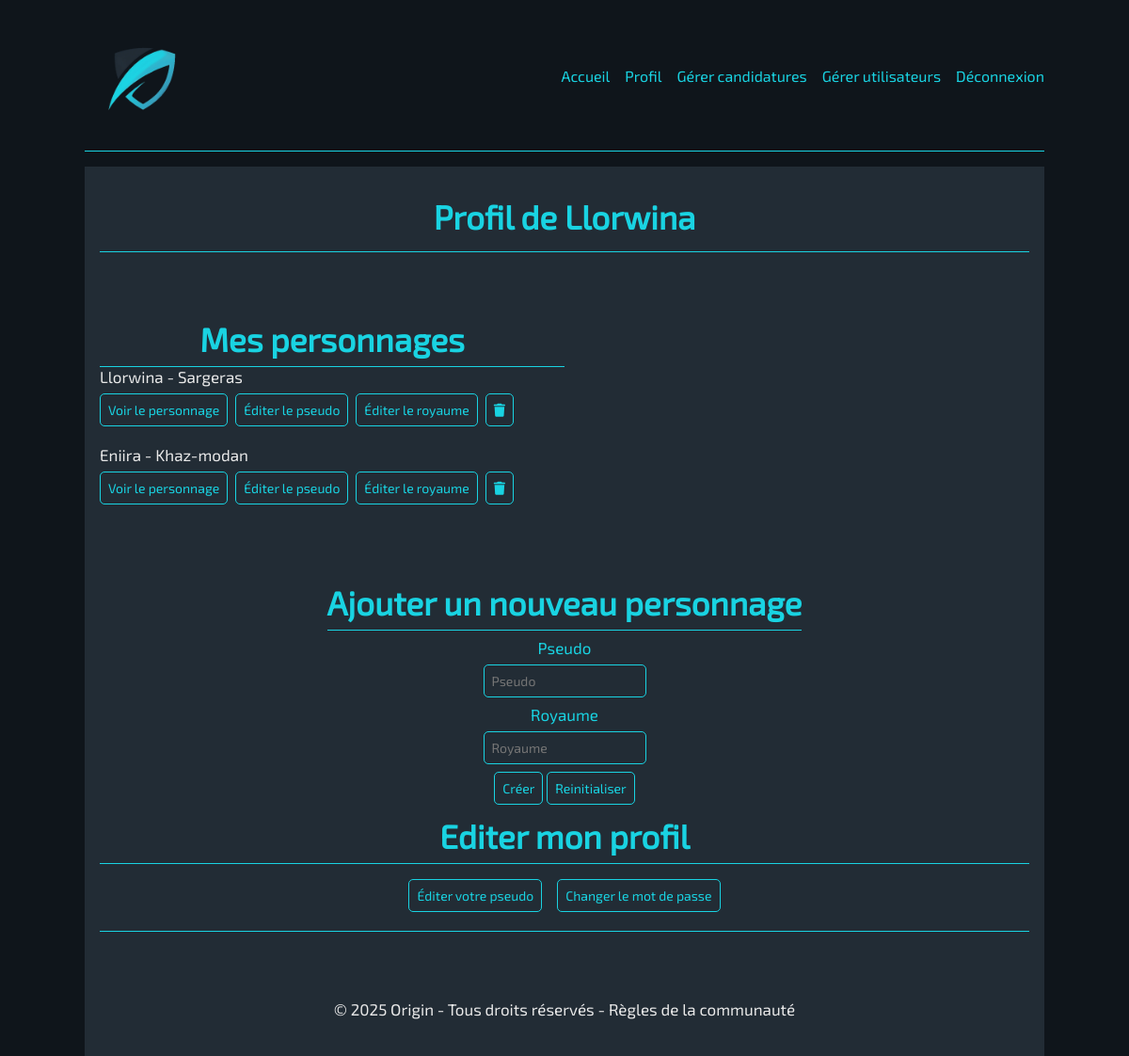
/?action=profil (signed in), run on the app's committed database.
### tables this page shows
CREATE TABLE `membre` (
  `id_membre` int(11) NOT NULL,
  `pseudo` varchar(50) NOT NULL,
  `email` varchar(120) NOT NULL,
  `mot_de_passe` varchar(255) NOT NULL,
  `role` enum('Membre','Titan','Moderateur','Admin') NOT NULL
);

CREATE TABLE `personnage` (
  `pseudo_personnage` varchar(50) NOT NULL,
  `royaume` varchar(50) NOT NULL,
  `id_membre` int(11) NOT NULL,
  `id_personnage` int(11) NOT NULL
);

### controleur/profil_ctr.php (called while the page is built, shortened)
<?php
require_once RACINE . "/modele/membre_bdd.inc.php";
require_once RACINE . "/modele/personnage_bdd.inc.php";
    $email = recupererMailConnecte();
    $membre = recupererMailMembre($email);
    $id_membre = $membre["id_membre"];
    $pseudo = $membre["pseudo"];
    $id_personnage = recupererIdPersonnageParIdMembre($id_membre);
    $pseudo_personnage = recupererPseudoPersonnageParIdMembre($id_membre);
    $royaume_personnage = recupererRoyaumeParIdMembre($id_membre);
    include RACINE . "/vue/header.php";
    include RACINE . "/vue/profil.php";
    include RACINE . "/vue/footer.php";
    exit;

### index.php (called while the page is built, shortened)
<?php
$action = "defaut";
if (isset($_GET["action"])) {
    $action = $_GET["action"];
}
$fichier = navigation($action);
require(RACINE . "/controleur/" . $fichier);

### modele/membre_bdd.inc.php (called while the page is built, shortened)
<?php
function recupererMailMembre($email)
{
    try {
        $connexion = connexionBdd();
        $requete = $connexion->prepare("SELECT * FROM `membre` WHERE email=:email");
        $requete->bindValue(":email", $email, PDO::PARAM_STR);
        $requete->execute();
        $resultat = $requete->fetch(PDO::FETCH_ASSOC);
    } catch (PDOException $erreur) {
        throw new Exception("Erreur: " . $erreur->getMessage());
    }
    return $resultat;
}

### modele/personnage_bdd.inc.php (called while the page is built, shortened)
<?php
function recupererIdPersonnageParIdMembre($id_membre)
{
    try {
        $connexion = connexionBdd();
        $requete = $connexion->prepare("SELECT `id_personnage` FROM `personnage` WHERE id_membre=:id_membre");
        $requete->bindValue(":id_membre", $id_membre, PDO::PARAM_INT);
        $requete->execute();
        $resultat = $requete->fetchAll(PDO::FETCH_ASSOC);
    } catch (PDOException $erreur) {
        throw new Exception("Erreur: " . $erreur->getMessage());
    }
    return $resultat;
}
function recupererPseudoPersonnageParIdMembre($id_membre)
{
    try {
        $connexion = connexionBdd();
        $requete = $connexion->prepare("SELECT `pseudo_personnage` FROM `personnage` WHERE id_membre=:id_membre");
        $requete->bindValue(":id_membre", $id_membre, PDO::PARAM_INT);
        $requete->execute();
        $resultat = $requete->fetchAll(PDO::FETCH_ASSOC);
    } catch (PDOException $erreur) {
        throw new Exception("Erreur: " . $erreur->getMessage());
    }
    return $resultat;
}
function recupererRoyaumeParIdMembre($id_membre)
{
    $resultat = array();
    try {
        $connexion = connexionBdd();
        $requete = $connexion->prepare("SELECT `royaume` FROM `personnage` WHERE id_membre=:id_membre");
        $requete->bindValue(":id_membre", $id_membre, PDO::PARAM_INT);
        $requete->execute();
        $resultat =$requete->fetchAll(PDO::FETCH_ASSOC);
    } catch (PDOException $erreur) {
        throw new Exception("Erreur: " . $erreur->getMessage());
    }
    return $resultat;
}

### vue/profil.php (the view, shortened to what this page needs)
<main class="container">
    <h1 class="titre">Profil de <?= ucfirst($pseudo) ?></h1>
    <section id="mes_personnages">
        <div class="liste_personnages">
            <h2>Mes personnages</h2>
            <ul>
                <?php for ($i = 0; $i < count($pseudo_personnage); $i++): ?>
                    <?php $id = $id_personnage[$i]["id_personnage"]; ?>
                    <li>
                        <p><?= htmlspecialchars_decode(ucfirst($pseudo_personnage[$i]["pseudo_personnage"])), " - ", htmlspecialchars_decode(ucfirst($royaume_personnage[$i]["royaume"])); ?></p>
                        <div class="boutons_edition">
                            <button class="visualiser_personnage bouton" data-pseudo="<?= htmlspecialchars_decode(lcfirst($pseudo_personnage[$i]["pseudo_personnage"])); ?>" data-royaume="<?= htmlspecialchars_decode(lcfirst($royaume_personnage[$i]["royaume"])); ?>" data-id="<?= $id ?>" aria-label="Voir le personnage <?= ucfirst($pseudo_personnage[$i]["pseudo_personnage"]) ?>">Voir le personnage</button>
                            <button class="editer bouton" data-id="<?= $id; ?>" data-type="pseudo" aria-label="Editer le pseudo du personnage <?= ucfirst($pseudo_personnage[$i]["pseudo_personnage"]) ?>">Éditer le pseudo</button>
                            <button class="editer bouton" data-id="<?= $id; ?>" data-type="royaume" aria-label="Editer le royaume du personnage <?= ucfirst($pseudo_personnage[$i]["pseudo_personnage"]) ?>">Éditer le royaume</button>
                            <form action="./?action=profil" method="POST">
                                <button class="bouton supprimer" type="submit" name="supprimer_personnage" aria-label="Bouton de suppression pour le personnage <?= ucfirst($pseudo_personnage[$i]["pseudo_personnage"]), " ", ucfirst($royaume_personnage[$i]["royaume"]); ?>"><i class="fa-solid fa-trash"></i></button>
                            </form>
                        </div>
                    </li>
                <?php endfor; ?>
            </ul>
        </div>
    </section>
    <section id="ajout_personnage">
        <form action="./?action=profil" method="post">
            <fieldset class="fieldset_profil">
                <legend>
                    <h2>Ajouter un nouveau personnage</h2>
                </legend>
                <label for="pseudo">Pseudo</label>
                <p><input type="text" name="creation_pseudo" placeholder="Pseudo" required></p>
                <label for="royaume">Royaume</label>
                <p><input type="text" name="creation_royaume" placeholder="Royaume" required></p>
                <button class="bouton" type="submit" aria-label="Créer un nouveau personnage">Créer</button>
                <button class="bouton" type="reset" aria-label="Réinitialiser les champs">Reinitialiser</button>
            </fieldset>
        </form>
    </section>
    <h2>Editer mon profil</h2>
    <section id="reglages_compte">
        <div class="edition_pseudo_compte">
            <button class="editer bouton" data-id="<?= $id_membre; ?>" data-type="pseudo_compte" aria-label="Editer votre pseudo">Éditer votre pseudo</button>
        </div>
        <div class="edition_mot_de_passe">
            <button class="editer bouton" data-id="<?= $id_membre; ?>" data-type="changer_mdp" aria-label="Changer le mot de passe de votre compte">Changer le mot de passe</button>
        </div>
    </section>
</main>

### public/css/style-min.css (style rules this page uses)
:root { --fond:#222c35;--text_color:#19d3e2;--content_color:#e9e9e9;--hover:#ffffff;--font:"Exo 2" }
* { margin:0;padding:0 }
ul { list-style-type:none }
body { background-color:#0f151b;height:100vh;background-size:cover;background-clip:content-box;background-attachment:fixed;color:var(--text_color);font-family:"Exo 2";font-size:16px }
p,h4 { color:var(--content_color);overflow-wrap:break-word;word-break:break-word }
.container { background-color:var(--fond);max-width:85%;width:100%;box-sizing:border-box;justify-self:center;justify-content:space-between;display:flex;flex-direction:column;flex-wrap:wrap;margin:0 auto;padding:16px }
main { height:auto }
h1 { text-align:center }
h1,h2 { border-bottom:1px solid var(--text_color);font-size:21px;padding-bottom:8px }
.titre { width:100%;text-align:center;margin-bottom:16px;padding:16px 0 }
#mes_personnages ul li { width:100%;align-items:flex-start;display:flex;flex-direction:column;margin-bottom:16px }
#mes_personnages ul li p { margin-bottom:8px }
#mes_personnages ul li button { justify-content:flex-start;flex-direction:row }
.bouton { font-size:14px;background-color:var(--fond);border:1px solid var(--text_color);border-radius:5px;font-family:"Exo 2";color:var(--text_color);padding:8px;margin-bottom:4px }
input { background-color:var(--fond);border:1px solid var(--text_color);border-radius:5px;font-family:"Exo 2";font-size:14px;color:var(--text_color);padding:8px;margin-top:4px;margin-bottom:4px }
fieldset { border:none;margin-top:8px;margin-bottom:8px;width:100%;text-align:center }
#ajout_personnage { display:flex;flex-direction:column;flex-wrap:wrap }
fieldset.fieldset_profil legend { margin-bottom:8px }
fieldset.fieldset_profil input { max-width:max-content;width:auto;margin:8px 0 }
#reglages_compte { margin-bottom:16px;display:flex;flex-direction:column;align-items:center;border-bottom:1px solid var(--text_color);padding:16px 0 }
#reglages_compte div { margin:8px 0 }
.regles h1,h2 { color:var(--text_color);text-align:center }
@media screen and (min-width:768px) { body { font-size:17px;max-width:100% } }
@media screen and (min-width:768px) { h1,h2 { font-size:35px } }
@media screen and (min-width:768px) { .container { padding:16px } }
@media screen and (min-width:768px) { #mes_personnages { display:flex;justify-content:space-between;align-items:center } }
@media screen and (min-width:768px) { #mes_personnages .liste_personnages { width:100%;max-width:50% } }
@media screen and (min-width:768px) { #reglages_compte { flex-direction:row;justify-content:center } }
@media screen and (min-width:768px) { #reglages_compte div { margin:0 8px } }
@media screen and (min-width:768px) { .boutons_edition { display:flex } }
@media screen and (min-width:768px) { .boutons_edition button { margin-right:8px } }

### data on the page
membre: pseudo "Llorwina"
personnage: pseudo_personnage "Llorwina", royaume "Sargeras"
personnage: pseudo_personnage "Eniira", royaume "Khaz-modan"
